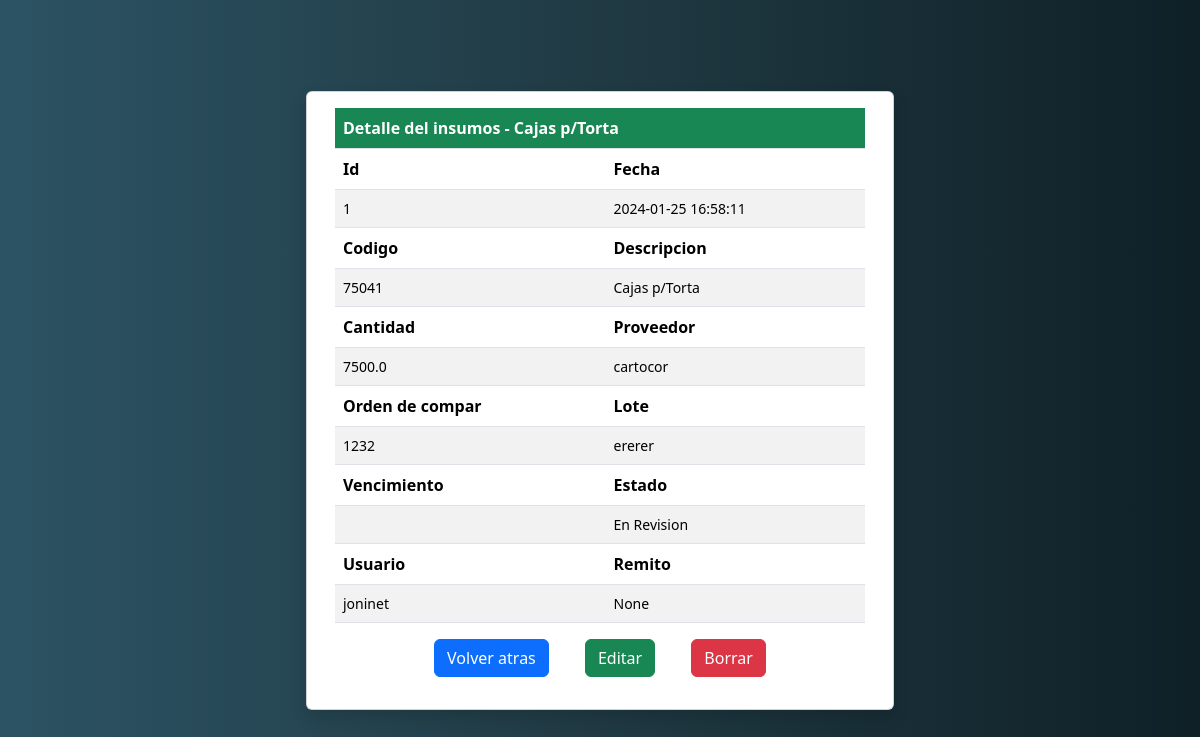
The app's page /mostrarIng/1, older data.
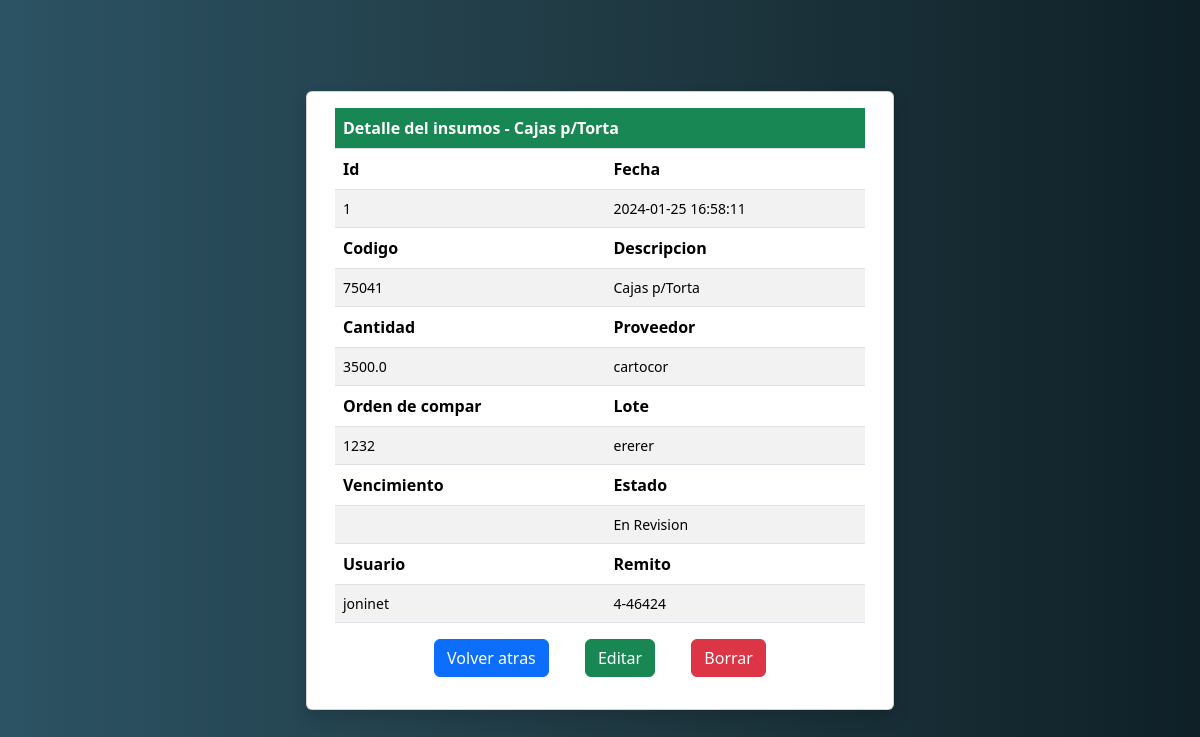
The same page, newer data.
### tables this page shows
CREATE TABLE ingresos (
            id INTEGER PRIMARY KEY,
            fecha DATETIME,
            codigo INTEGER,
            descripcion TEXT,
            cantidad REAL,
            proveedor TEXT,
            oc INTEGER,
            lote TEXT,
            vto DATE,
            estado TEXT,
            eliminado BOOLEAN, usuarioIngreso INTEGER, remito TEXT);

### app.py (the view)
@app.route("/mostrarIng/<id_fila>")
def impMostrarIngreso(id_fila):
    return mostrarIngreso(id_fila)

### models/ingresos.py (called while the page is built)
def mostrarIngreso(id_fila):
  db = sql.connect(dbconn)
  ingreso = db.execute("SELECT * FROM ingresos WHERE id = {}".format(id_fila)).fetchone()
  return render_template("mostrarIngreso.html", ingreso=ingreso)

### templates/mostrarIngreso.html (shortened to what this page needs)
<!DOCTYPE html>
<html lang="en">
<head>
    <link href="https://cdn.jsdelivr.net/npm/bootstrap@5.3.2/dist/css/bootstrap.min.css" rel="stylesheet">
</head>
<body>
    <main class="d-flex">
        <div class="container-fluid row m-0 vh-100 justify-content-center align-items-center">
            <div class="card shadow w-50">
                <div class="card-body">
                    <table class="table table-striped m-0">
                        <thead><tr><th class="bg-success text-white">Detalle del insumos - {{ ingreso[3] }}</tr></thead>
                    </table>
                    <table class="table table-striped m-0">
                        <thead>
                            <tr>
                                <th class="centrado">Id</th>
                                <th class="centrado">Fecha</th>
                            </tr>
                            <tbody>
                                <tr>
                                    <td class="centrado small">{{ ingreso[0] }}</td>
                                    <td class="centrado small">{{ ingreso[1] }}</td>
                                </tr>
                            </tbody>
                            <thead>
                                <tr>
                                    <th class="centrado">Codigo</th>
                                    <th class="centrado">Descripcion</th>
                                </tr>
                                <tbody>
                                    <tr>
                                        <td class="centrado small">{{ ingreso[2] }}</td>
                                        <td class="centrado small">{{ ingreso[3] }}</td>
                                    </tr>
                                </tbody>
                            </thead>
                            <thead>
                                <tr>
                                    <th class="centrado">Cantidad</th>
                                    <th class="centrado">Proveedor</th>
                                </tr>
                                <tbody>
                                    <tr>
                                        <td class="centrado small">{{ ingreso[4] }}</td>
                                        <td class="centrado small">{{ ingreso[5] }}</td>
                                    </tr>
                                </tbody>
                            </thead>
                            <thead>
                                <tr>
                                    <th class="centrado">Orden de compar</th>
                                    <th class="centrado">Lote</th>
                                </tr>
                                <tbody>
                                    <tr>
                                        <td class="centrado small">{{ ingreso[6] }}</td>
                                        <td class="centrado small">{{ ingreso[7] }}</td>
                                    </tr>
                                </tbody>
                            </thead>
                            <thead>
                                <tr>
                                    <th class="centrado">Vencimiento</th>
                                    <th class="centrado">Estado</th>
                                </tr>
                                <tbody>
                                    <tr>
                                        <td class="centrado small">{{ ingreso[8] }}</td>
                                        <td class="centrado small">{{ ingreso[9] }}</td>
                                    </tr>
                                </tbody>
                            </thead>
                            <thead>
                                <tr>
                                    <th class="centrado">Usuario</th>
                                    <th class="centrado">Remito</th>
                                </tr>
                                <tbody>
                                    <tr>
                                        <td class="centrado small">{{ ingreso[11] }}</td>
                                        <td class="centrado small">{{ ingreso[12] }}</td>
                                    </tr>
                                </tbody>
                            </thead>
                    </table>
                    <div class="text-center">
                        <a href="javascript:history.back()"><button type="button" class="m-3 btn btn-primary ">Volver atras</button></a>
                        <a href=""><button type="button" class="m-3 btn btn-success">Editar</button></a>
                        <a href=""><button type="button" class="m-3 btn btn-danger">Borrar</button></a>
                    </div>
                </div>
            </div>
        </div>
    </main>
</body>
</html>

### templates/mostrarIngreso.html (style rules this page uses)
body { background: #0F2027; background: -webkit-linear-gradient(to right, #2C5364, #203A43, #0F2027); background: linear-gradient(to right, #2C5364, #203A43, #0F2027); }

Row changes from the older to the newer data that the page shows:
changed ingresos "Cajas p/Torta": cantidad "7500.0" → "3500.0"; remito (not shown) → "4-46424"
Text that changed along with them:
{{ ingreso[12] }}: "None" → (not shown)
